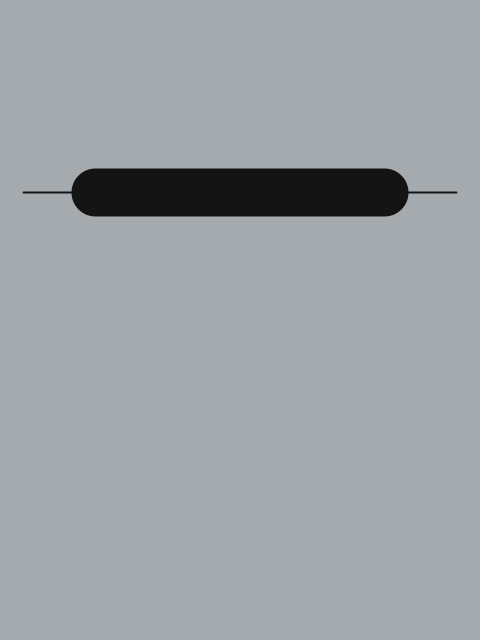
Frame 1 (no input)
Frame 2 (the mouse pressed at the canvas centre, redrawn once): identical to frame 1, image omitted

The Processing sketch that drew this single still picture (run headless with seeded random() and noise(); the mouse was pressed at the canvas centre and the sketch redrawn once):

// Processing sketch: robocop
// ── robocop.pde
// Manuale di Programmazione Cinematografica
// Daniele Olmisani, 2021

// Robocop (1987)


final color PAPER = color(165, 170, 175);
final color INK = color(20);

final float RADIUS = 0.3;

void setup() {
  size(480, 640);
  noLoop();
}


void draw() {
  final float S =  min(width, height);
  final float U = 0.002;

  translate(0.5*width, 0.3*height);
  scale(S);
  
  background(PAPER);
  
  stroke(INK);
  
  strokeWeight(50*U);
  line(-RADIUS, 0.0, RADIUS, 0.0);
  
  strokeWeight(2*U);
  line(-1.5*RADIUS, 0.0, 1.5*RADIUS, 0.0);
  
  save("robocop.png");
 
}
